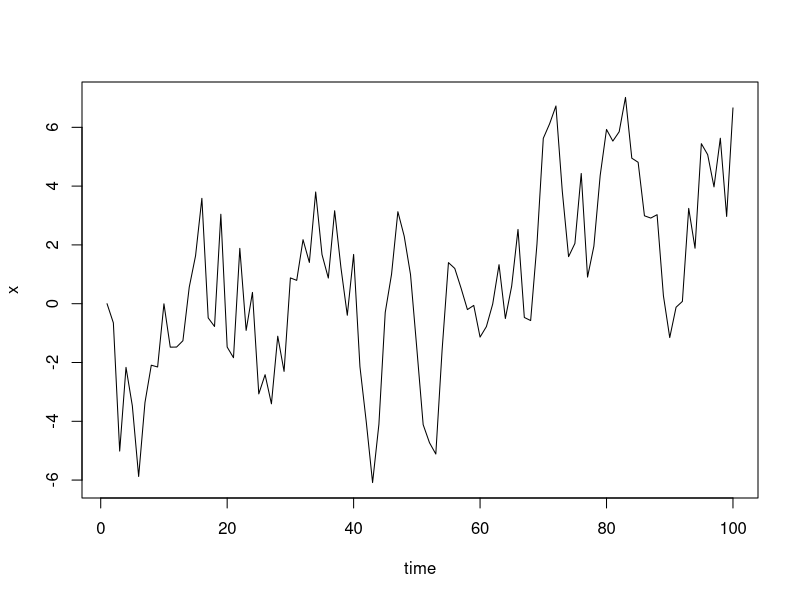

The R source for this figure:
# Simulates a Poisson process
# Author: Mattias Villani, Division of Statistics and Machine Learning, Linköping University
# http://mattiasvillani.com

SimNormalARProcess <- function(phi, sigma, T){
  x <- matrix(NA,T,1)
  x[1] <- 0 # Start the process in the point zero
  for (t in 2:T){
    x[t] <- phi*x[t-1] + rnorm(1, mean = 0, sd = sigma)
  }
  return(x)
}

x <- SimNormalARProcess(phi=0.8, sigma = 2, T = 100)
plot(x, type = "l", xlab='time')